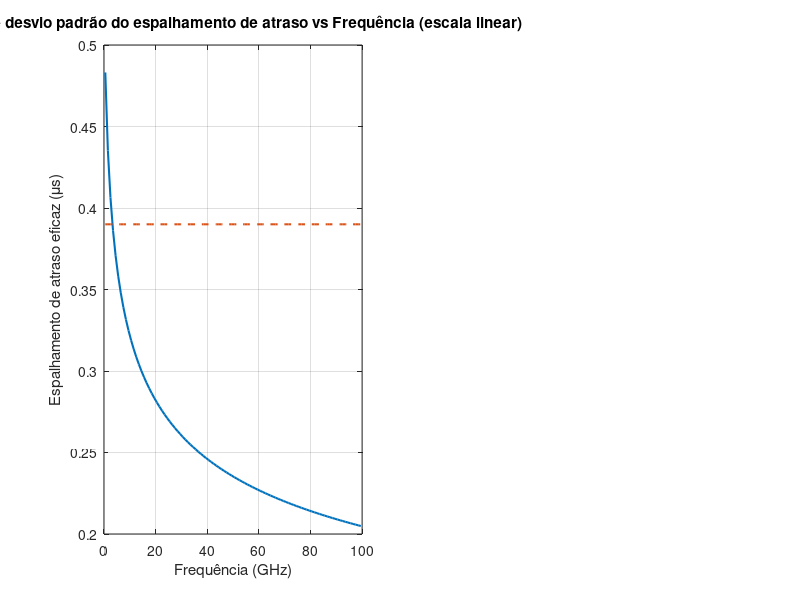

Reproduce this figure in MATLAB. (Note: this script raises an error after producing the figure.)
% Universidade de Brasília (UnB)
% Projeto 1 - Comunicações móveis
% Discente: Aureliano Magalhães de Sousa Neto
% Data: 06/10/2025


%%%%%%%%%%%%%%%%%%%%%%%%%%%%%%%%%%%%%%%%%%%%%%%%%%%%%%%%%
%% Atraso multipercurso - espalhamento de atraso eficaz%%
%%%%%%%%%%%%%%%%%%%%%%%%%%%%%%%%%%%%%%%%%%%%%%%%%%%%%%%%%

M  = 1;                           % Quantidade de amostras
fc = 3;                           % [GHz]

% Cálculo das estatísticas - (passo 2 - 10/55)
media_uma_nlos  = -0.204*log10(1+fc) - 6.28; % media do espalhamento [log]
desvio_uma_nlos = 0.39;                      % desvio padrão do espalhamento [log]

% Geração de uma amostra aleatória - (passo 3 - 10/55)
espalhamento_multip_log = normrnd (media_uma_nlos, desvio_uma_nlos, [M,1]); % espalhamento de atraso eficaz

% Conversão para linear - (passo 4 - 10/55)
espalhamento_multip_linear = 10.^espalhamento_multip_log;                         % espalhamento de atraso eficaz [seg]

% Dados para o gráfico 0.5 GHz <= fc <= 100 GHz
fc_q1c         = 0.5:1:100;                      % [GHz] para traçar gráfico 0.5 GHz <= fc <= 100 GHz
tamanho_desvio_umx_q1c = length(fc_q1c);         % tamanho do vetor  
desvio_umx_q1c = desvio_uma_nlos * ones(1,tamanho_desvio_umx_q1c);   
media_umx_q1c  = -0.204*log10(1+fc_q1c) - 6.28;  % media do espalhamento [log]
media_umx_q1c  = 10.^media_umx_q1c;              % segundos
media_umx_q1c_us = media_umx_q1c * 10^6;         % [µs]

% Média e desvio padrão do espalhamento de atraso vs Frequência (escala linear): Gráfico parte 1, letra C

figure;
subplot(1,2,1)
plot(fc_q1c, media_umx_q1c_us, '-', 'LineWidth', 1.5, 'DisplayName', 'Média');
hold on;
plot(fc_q1c, desvio_umx_q1c, '--', 'LineWidth', 1.5, 'DisplayName', 'Desvio Padrão');
xlabel('Frequência (GHz)');
ylabel('Espalhamento de atraso eficaz (\mus)');
title('Média e desvio padrão do espalhamento de atraso vs Frequência (escala linear)');
grid on;
ytickformat('%.2f');   % mostra com duas casas decimais
legend('Location','best');

% Média do Espalhamento de atraso vs Frequência (escala logarítmica): Gráfico parte 1, letra C
subplot(1,2,2)
semilogx(fc_q1c, media_umx_q1c_us, '-', 'LineWidth', 1.5,  'DisplayName', 'Média');  % eixo x logarítmico
hold on;
semilogx(fc_q1c, desvio_umx_q1c, '--', 'LineWidth', 1.5, 'DisplayName', 'Desvio Padrão');  % eixo x logarítmico
xlabel('Frequência (GHz)');
ylabel('Média do Espalhamento de atraso eficaz (\mus)');
title('Média do Espalhamento de atraso vs Frequência (escala logarítmica)');
grid on;
ytickformat('%.2f');   % mostra com duas casas decimais
legend('Location','best');


%%%%%%%%%%%%%%%%%%%%%%%%%%%%%%%%%%%%%%%%%%%%%%%%%%%%%%%%%%%%%%%%
%% Atraso multipercurso - componentes de atraso multipercurso %%
%%%%%%%%%%%%%%%%%%%%%%%%%%%%%%%%%%%%%%%%%%%%%%%%%%%%%%%%%%%%%%%%

N = 100;                          % Número de multipercursos
fator_proporcionalidade_rt = 2.3; % Fator de proporcionalidade (slide 12/55)

% Cálculo média ut (mu) - (passo 2 - 15/55)
ut = fator_proporcionalidade_rt * espalhamento_multip_linear;

% Geração de atrasos exponenciais -  (passo 3 - 15/55)
componente_multipercurso_exponencial = exprnd (ut, [N,1]);

% Normalização do atraso - (passo 4 - 15/55)
componente_multipercurso_normalizado = componente_multipercurso_exponencial - min(componente_multipercurso_exponencial);

% Ordenação - (passo 5 - 15/55)
componente_multipercurso_ordenado = sort(componente_multipercurso_normalizado);


%% Parte: Potência multipercurso - perfil de potência multipercurso 

% Geração dos termos de sombreamento - passo 1 (19/55)
desvio_padrao_sombreamento = 6; % dB
sombreamento = normrnd(0, desvio_padrao_sombreamento, [N,1]);

% Cálculo da potência preliminar - passo 2 (19/55)
pot_preliminar  = exp(-componente_multipercurso_ordenado*(fator_proporcionalidade_rt - 1)/ut).*10.^(-sombreamento/10);

% Fator de Rice - passo 3 (19/55)
Kr = 0; % NLoS 

% Normalização das potências dispersas
ganho_canal = sum(pot_preliminar(2:end));  % Potência total dispersa (sem a componente LoS)

% Normalização das componentes dispersas
pot_dispersa_normalizada = (1/(Kr+1)) * (pot_preliminar / ganho_canal);

% Ajuste da componente LoS (apenas o caminho de menor atraso)
pot_dispersa_normalizada(1) = Kr / (Kr + 1);

% Verificação de ganho total unitário
ganho_total = sum(pot_dispersa_normalizada);

figure;
h = stem(componente_multipercurso_ordenado*10^6, pot_dispersa_normalizada, 'k', 'LineWidth', 1.5);
set(h, 'Marker', '^');

set(gca, 'YScale', 'log'); % eixo y em semilog
xlabel('Domínio de Atraso [\mus]');
ylabel('PDP');
title('Perfil de atraso de potência considerando N = 100 componentes multipercurso');
grid on;


%% Parte: Direções de chegada

% Ângulo em azimute
% Gerar uma amostra do espalhamento angular azimutal - (passo 1 27/55)
media_espalhamento_ang_azimutal           = -0.27*log10(fc)+2.08; %[unid logaritmica]
desvio_padrao_espalhamento_ang_azimutal   = 0.11;                 %[unid logaritmica]
amostra_espalhamento_angular_azimutal_log = normrnd (media_espalhamento_ang_azimutal, desvio_padrao_espalhamento_ang_azimutal, [M,1]);

% Converter a amostra para escala linear e radianos - (passo 2 27/55)
amostra_espalhamento_angular_azimutal_dg = 10.^amostra_espalhamento_angular_azimutal_log;
amostra_espalhamento_angular_azimutal_rad = amostra_espalhamento_angular_azimutal_dg*(pi/180);

% Gerar ângulos iniciais - (passo 3 27/55)
angulos_azimute_iniciais = 1.42.*amostra_espalhamento_angular_azimutal_rad.*(-log((pot_dispersa_normalizada)./(max(pot_dispersa_normalizada)))).^(1/2);

% Gere sinais aleatórios - (passo 4 27/55)
u_n_azimute = randsample([-1,1], N, true);
u_n_azimute = u_n_azimute';

% Geração de flutuações aleatórias - (passo 5 27/55) 
y_n_azimute = normrnd (0,amostra_espalhamento_angular_azimutal_rad/7, [N,1]);

% Cálculo dos ângulos finais - (passo 6 27/55) teta_n equação 7
angulos_azimute_finais = u_n_azimute .* angulos_azimute_iniciais + y_n_azimute; %[radianos]

% Converter radianos para graus
% angulos_azimute_final_deg = angulos_azimute_finais * 180/pi;
% 
% angulos_azimute_final_deg = mod(rad2deg(angulos_azimute_finais), 360);
angulos_azimute_final_deg = mod(rad2deg(angulos_azimute_finais), 360);

figure;

 subplot(1,2,1)
 h=stem(angulos_azimute_final_deg, pot_dispersa_normalizada, 'k', 'filled', 'MarkerSize', 3);
 set(h, 'Marker', '^');
 xlim([0, 360]);
 xticks(0:15:360);               
 xlabel('Ângulo de chegada em azimute (graus)', 'FontSize', 12);
 ylabel('Potência Dispersa Normalizada', 'FontSize', 12);
 title('Espectro de potência angular (ângulo azimutal)', 'FontSize', 14);
 grid on
 set(gca, 'YScale', 'log'); % Ajustar eixo y para log
 
% Criar gráfico polar

subplot(1,2,2)
polarplot(deg2rad(angulos_azimute_final_deg), pot_dispersa_normalizada, 'b.', 'MarkerSize', 15)

title('Ângulo de chegada em azimute - Visualização Polar')
rlim([0 max(pot_dispersa_normalizada)])

hold on
 for i = 1:length(angulos_azimute_final_deg)
     polarplot([0 deg2rad(angulos_azimute_final_deg(i))], [0 pot_dispersa_normalizada(i)], 'b-', 'LineWidth', 1)
 end


% Ângulo em elevação

% Geração do espalhamento angular em elevação - (passo 1 32/55)
media_espalhamento_ang_elevacao           = -0.3236*log10(fc)+1.512;
desvio_padrao_espalhamento_ang_elevacao   = 0.16;
amostra_espalhamento_angular_elevacao_log = normrnd (media_espalhamento_ang_elevacao, desvio_padrao_espalhamento_ang_elevacao, [M,1]);

% Conversão para unidaades lineares - (passo 2 32/55)
amostra_espalhamento_angular_elevacao_dg = 10.^amostra_espalhamento_angular_elevacao_log;
amostra_espalhamento_angular_elevacao_rad = amostra_espalhamento_angular_elevacao_dg*(pi/180);

% Geração dos ângulos de chegada inicial - (passo 3 32/55)
angulos_elevacao_iniciais = -amostra_espalhamento_angular_elevacao_rad.*log((pot_dispersa_normalizada)./(max(pot_dispersa_normalizada)));

% Geração de amostras aleatórias no conjunto discreto [-1, 1] - (passo 4 32/55)
u_n_elevacao = randsample([-1,1], N, true);
u_n_elevacao = u_n_elevacao'; % Comentado às 15h19 de 28/09/2025

% Geração de flutuações aleatórias - (passo 5 33/55) 
y_n_elevacao = normrnd (0,amostra_espalhamento_angular_elevacao_rad/7, [N,1]);

% Escolha arbitrariamente um angulo entre 0 e pi/2 para representar angulo de elevação média - (passo 6 33/55)
ang_elevacao_medio = 45; %escolhido 45º

% Cálculo dos ângulos finais - (passo 7 33/55) teta_n equação 7
angulos_elevacao_finais = u_n_elevacao .* angulos_elevacao_iniciais + y_n_elevacao;

% Converter radianos para graus e restringir entre 0° e 90°
angulos_elevacao_final_deg = rad2deg(angulos_elevacao_finais);
angulos_elevacao_final_deg = max(min(angulos_elevacao_final_deg, 90), 0);  % limita entre 0° e 90°

figure;
subplot (1,2,1)
h = stem(angulos_elevacao_final_deg, pot_dispersa_normalizada, 'k', 'filled', 'MarkerSize', 3);
set(h, 'Marker', '^');
xlim([0, 90]);
xticks(0:5:90);                
xlabel('Ângulo de chegada em elevação (graus)', 'FontSize', 12)
ylabel('Potência Dispersa Normalizada', 'FontSize', 12)
title('Espectro de potência angular (ângulo de elevação)', 'FontSize', 14)
grid on
set(gca, 'YScale', 'log');


% Criar gráfico polar (considerando apenas 0–90°)
subplot(1,2,2)
polarplot(deg2rad(angulos_elevacao_final_deg), pot_dispersa_normalizada, 'b.', 'MarkerSize', 15)
title('Ângulo de chegada em elevação - Visualização Polar')
rlim([0 max(pot_dispersa_normalizada)])

% Adicionar linhas stem (da origem até cada ponto)
hold on
for i = 1:length(angulos_elevacao_final_deg)
    polarplot([0 deg2rad(angulos_elevacao_final_deg(i))], [0 pot_dispersa_normalizada(i)], 'b-', 'LineWidth', 1)
end

% Geração dos vetores de direção de chegada (slide 35/55)

r_n = [cosd(angulos_azimute_final_deg).*sind(angulos_elevacao_final_deg); sind(angulos_azimute_final_deg).*sind(angulos_elevacao_final_deg);cosd(angulos_elevacao_final_deg)];

% Número de vetores (cada 3 elementos formam um vetor 3D)
qtd_blocos = length(r_n)/3;
r_mat = reshape(r_n, [3, qtd_blocos]);


% Plotar vetores 3D saindo da origem
figure;
quiver3(zeros(1,N), zeros(1,N), zeros(1,N), ...
        r_mat(1,:), r_mat(2,:), r_mat(3,:), 0.5, 'b');

xlabel('x'); ylabel('y'); zlabel('z');
title('Vetores direção de chegada das componentes multipercurso');
axis equal;
grid on;


%%%%%%%%%%%%%%%%%%%%%%%%%%%%
%%  Parte: Desvio Doppler %%
%%%%%%%%%%%%%%%%%%%%%%%%%%%%

% Fixe uma velocidade escalar para móvel - (passo 1 38/55)
vrx_1 = 5;             % [m/s]
vrx_2 = 50;            % [m/s]

% Calcule o comprimento de onda  - (passo 2 38/55)
lambda_fc = 3*10^8/(fc*10^9); % [m]

% Fixe um angulo azimutal (entre 0 e 2pi) e angulo de elevacao (entre 0 e pi)  - (passo 3 38/55)
ang_azim_doppler = pi/2;
ang_elev_doppler = pi/2;

% Cálculo do vetor velocidade do receptor  - (passo 4 38/55)
vetor_vel_rx_1 = vrx_1*[cos(ang_azim_doppler)*sin(ang_elev_doppler); sin(ang_azim_doppler)*sin(ang_elev_doppler);cos(ang_elev_doppler)];   %38/55 (passo 4) - 3x1
vetor_vel_rx_2 = vrx_2*[cos(ang_azim_doppler)*sin(ang_elev_doppler); sin(ang_azim_doppler)*sin(ang_elev_doppler);cos(ang_elev_doppler)];   %38/55 (passo 4) - 3x1

qtd_blocos = length(r_n)/3;
r_blocos = reshape(r_n, 3, qtd_blocos);   % 3 x 100

vel = vetor_vel_rx_1(:);  % garante 3x1
desvio_doppler_1 = (1/lambda_fc) * (vel' * r_blocos)';  % 100x1
desvio_doppler_1(1)=0;
desvio_doppler_1(34)=0;
figure;
subplot(1,2,1)
h = stem(desvio_doppler_1, pot_dispersa_normalizada, 'k', 'filled', 'MarkerSize', 3);
set(h, 'Marker', '^');
xlabel('Desvio Doppler (Hz)', 'FontSize', 12);
ylabel('Potência Dispersa Normalizada', 'FontSize', 12);
title('Dispersão da potência no domínio de desvio Doppler (Vrx = 5m/s)', 'FontSize', 14);
grid on;
set(gca, 'YScale', 'log'); % eixo y em semilog

vel = vetor_vel_rx_2(:);  % garante 3x1
desvio_doppler_2 = (1/lambda_fc) * (vel' * r_blocos)';  % 100x1
desvio_doppler_2(1)=0;
desvio_doppler_2(34)=0;
subplot(1,2,2)
h = stem(desvio_doppler_2, pot_dispersa_normalizada, 'k', 'filled', 'MarkerSize', 3);
set(h, 'Marker', '^');
xlabel('Desvio Doppler (Hz)', 'FontSize', 12);
ylabel('Potência Dispersa Normalizada', 'FontSize', 12);
title('Dispersão da potência no domínio de desvio Doppler (Vrx = 50m/s)', 'FontSize', 14);
grid on;
set(gca, 'YScale', 'log'); % eixo y em semilog


%%  Parte: Determinação do sinal recebido considerando a caracterização multipercurso gerada nos passos anteriores

% Gere três pulsos diferentescom δt ∈ {10^-7, 10^-5, 10^−3} s

deltas = [1e-7, 1e-5, 1e-3]; % três larguras de pulso

fc = fc*10^9; %[GHz]
Nt=10^5;
% Gera e armazena os sinais transmitidos (letra A da parte 5 do projeto)
for k = 1:length(deltas)
    delta_t = deltas(k);
    [t, s_tx] = gerar_pulso(0, delta_t, Nt);  % pulso transmitido
    t = t(:).';                               % garante vetor linha
    sinal_recebido = zeros(1, Nt);

    dt = t(2) - t(1);

    for n = 1:length(componente_multipercurso_ordenado)
        % elementos escalares
        tau_n = componente_multipercurso_ordenado(n);  % escalar
        alpha_n = sqrt(pot_dispersa_normalizada(n));   % escalar
        nu_n = desvio_doppler_1(n);                    % escalar

        % termo de fase
        fase = exp(-1j*2*pi*((fc + nu_n)*tau_n - nu_n*t));  % 1×Nt

        %  pulso atrasado
        pulso_atrasado = min(round(tau_n / dt), Nt);  % nunca maior que Nt
        sinal_atrasado = circshift(s_tx, [0 pulso_atrasado]);
        if pulso_atrasado > 0
            sinal_atrasado(1:pulso_atrasado) = 0;
        end

    % Determinação do sinal recebido (letra B da parte 5 do projeto)
        sinal_recebido = sinal_recebido + alpha_n * fase .* sinal_atrasado;  
    end

    % Plot comparativo: sinal tx x sinal rx (letra C da parte 5 do projeto)
    figure;
    plot(t/delta_t, abs(s_tx), 'b', 'LineWidth', 1.5); hold on;
    plot(t/delta_t, abs(sinal_recebido), 'r--', 'LineWidth', 1.5);
    xlabel('Tempo / \delta t');
    ylabel('|r (t)|');
    legend('Sinal Transmitido', 'Sinal Recebido');
    title(['NLoS - \delta t = ', num2str(delta_t), ' s, \sigma_{\tau} = ', num2str(espalhamento_multip_linear*1e9), ' ns']);
    grid on;
end

%% Banda de coerência e Tempo de coerência

ganho_canal = sum(pot_dispersa_normalizada);

% Parâmetros de varredura
kappa_Hz = logspace(0, 10, 501);  % 1 Hz até 10^10 Hz
kappa_MHz = kappa_Hz / 1e6;       % converter para MHz

sigma_s = logspace(-3, 1, 501);   % 1 ms até 10 s aproximadamente
sigma_ms = sigma_s * 1e3;

% Função anônima para ρ_TT 
rho_TT = @(k,s,pot,tau,nu,Omega) ...
    (1/Omega) * sum(pot(:) .* exp(-1j*2*pi*tau(:)*k + 1j*2*pi*nu(:)*s));

% Autocorrelação em frequência ρ_TT(κ; 0)
rho_k = arrayfun(@(k) rho_TT(k, 0, pot_dispersa_normalizada, ...
    componente_multipercurso_ordenado, desvio_doppler_1, ganho_canal), kappa_Hz);

rho_k_mag = abs(rho_k);

figure;
semilogx(kappa_Hz, rho_k_mag, 'b', 'LineWidth', 1.5); hold on;
xlabel('\kappa [Hz]');
ylabel('| \rho_{TT}(\kappa, 0) |');
title('Autocorrelação em frequência ρ_{TT}(\kappa,0)');
grid on;

% Linhas tracejadas azuis com anotação
thresholds = [0.95, 0.90];
banda_coerencia_Hz = zeros(size(thresholds));

for ii = 1:length(thresholds)
    th = thresholds(ii);
    cross_idx = find(rho_k_mag < th, 1, 'first');
    if isempty(cross_idx)
        Tc_Hz = kappa_Hz(end);
    else
        Tc_Hz = kappa_Hz(cross_idx);
    end
    banda_coerencia_Hz(ii) = Tc_Hz;

    xline(Tc_Hz, '--', 'Color', [0 0.45 0.9], ...
        'Label', sprintf('\\rho_B=%.2f → %.3e Hz', th, Tc_Hz), ...
        'LabelVerticalAlignment', 'bottom', 'LabelOrientation', 'aligned');
end

xlim([1 1e10]);
ylim([0 1.05]);
set(gca, 'XScale', 'log', 'XMinorGrid', 'on');


% Autocorrelação temporal ρ_TT(0; σ)
v_list = [5, 50];
nu_list = {desvio_doppler_1, desvio_doppler_2};
tempo_coerencia_s = zeros(length(v_list), length(thresholds));

figure;
for v_idx = 1:length(v_list)
    vrx = v_list(v_idx);
    nu = nu_list{v_idx};

    % Vetor sigma em segundos (linha base para log)
    if vrx == 5
        sigma_log = logspace(-3, 1, 501);  
    elseif vrx == 50
        sigma_log = logspace(-4, -1, 501); 
    end

    % Autocorrelação temporal
    rho_s = arrayfun(@(s) rho_TT(0, s, pot_dispersa_normalizada, ...
        componente_multipercurso_ordenado, nu, ganho_canal), sigma_log);
    rho_s_mag = abs(rho_s);

    subplot(length(v_list), 1, v_idx);
    semilogx(sigma_log, rho_s_mag, 'LineWidth', 1.5); hold on;
    xlabel('\sigma [s]');
    ylabel('| \rho_{TT}(0,\sigma) |');
    title(sprintf('Autocorrelação temporal ρ_{TT}(0,σ) (v_{rx} = %d m/s)', vrx));
    grid on;

    % Marcar tempos de coerência
    for tt = 1:length(thresholds)
        th = thresholds(tt);
        cross_idx = find(rho_s_mag < th, 1, 'first');
        if isempty(cross_idx)
            Tc_s = sigma_log(end);
        else
            Tc_s = sigma_log(cross_idx);
        end
        tempo_coerencia_s(v_idx, tt) = Tc_s;

        xline(Tc_s, '--', ...
            sprintf('\\rho_T=%.2f → %.3e s', th, Tc_s), ...
            'Color', [0 0.6 0.9], 'LabelVerticalAlignment', 'bottom', ...
            'LabelOrientation', 'aligned');
    end

    % Limites de X logarítmicos
    xlim([sigma_log(1) sigma_log(end)]);
    ylim([0 1.05]);
    set(gca, 'XScale', 'log', 'XMinorGrid', 'on');
end
